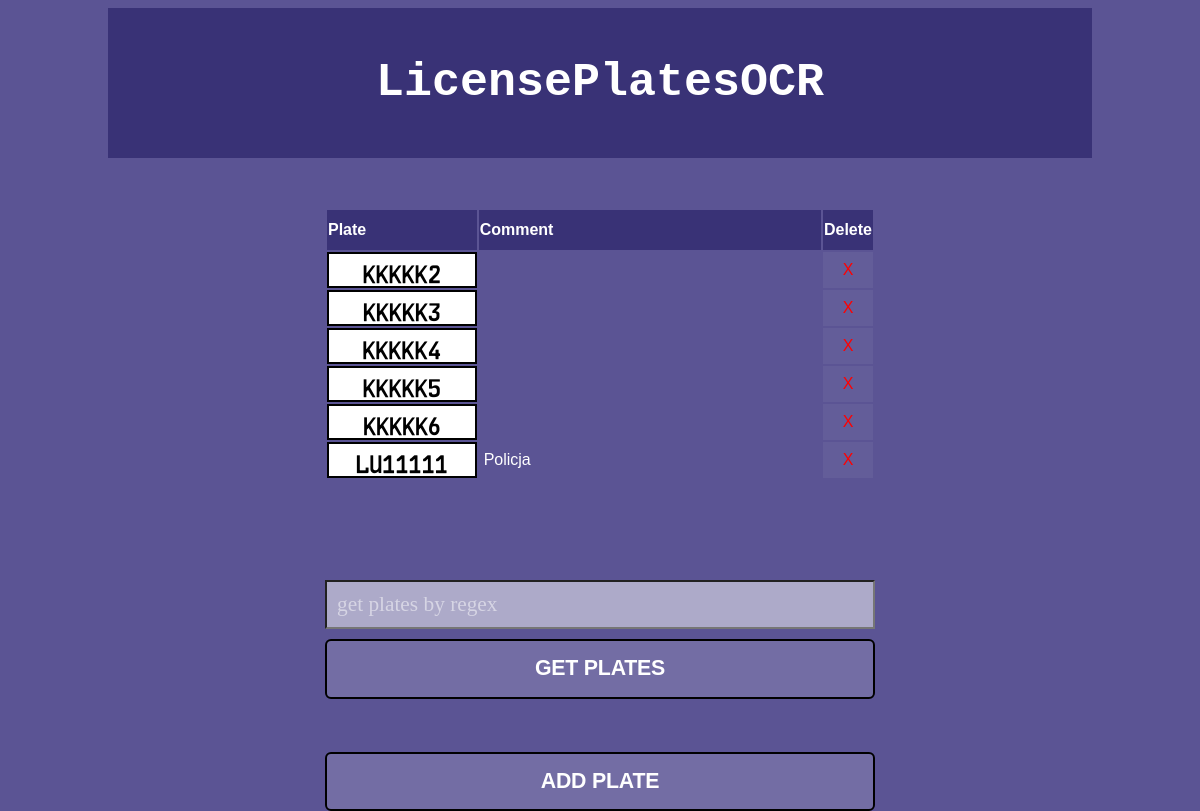
Page /license_management (signed in) on the committed database.
### app.py (models this page shows, shortened)
class LicensePlate(db.Model):
    id = db.Column(db.Integer, primary_key=True, autoincrement=True)
    plate_nb = db.Column(db.String(80), unique=True, nullable=False)
    user_id = db.Column(db.Integer, db.ForeignKey('user.id'), nullable=False)
    comment = db.Column(db.String(80), nullable=False)

### app.py (the view)
@app.route('/license_management', methods=['POST', 'GET'])
@login_required
def license_management():
    plates = get_all_plates_for_user(LicensePlate=LicensePlate, user_id=current_user.id)
    if request.method == 'POST':
        regex = request.form['regex_search']
        regex = base64.b64encode(regex.encode('utf-8'))
        return redirect(url_for("get_plates_by_regex", regex=regex))
    return render_template('license_management.html', page_title="Admin Panel", plates=plates)

### app.py (called while the page is built)
@login_manager.user_loader
def load_user(user_id):
    return User.query.get(int(user_id))

### src/utils/db_utils.py (called while the page is built)
def get_all_plates_for_user(LicensePlate, user_id):
    return LicensePlate.query.filter_by(user_id=user_id).all()

### src/templates/license_management.html (shortened to what this page needs)
<head>
    <link rel="stylesheet" type="text/css" href="{{ url_for('static',filename='style.css') }}">
</head>
<body>
    <div class="content">
        <div class="header"><a href="{{ url_for('index') }}">LicensePlatesOCR</a></div>
        <div class="management-box">
            <table class="plate-table">
                <tr>
                    <th class="plate-header">Plate</th>
                    <th class="comment-header">Comment</th>
                    <th class="delete-header">Delete</th>
                </tr>
            {% for plate in plates %}
                <tr>
                    <td class="plate">{{ plate.plate_nb }}</td>
                    <td class="comment">{{ plate.comment }}</td>
                    <td class="delete"><a href="{{ url_for('delete_plate', plate_nb=plate.plate_nb) }}">X</a></td>
                </tr>
            {% endfor %}
            </table>
            <form method="POST">
                <div class="field"><input type="text" name="regex_search" placeholder="get plates by regex"></div>
                <button type="submit" class="button-80">GET PLATES</button>
            </form>
            <br>
            <a href="{{ url_for('add_plate') }}"><button name="add_plate" class="button-80">ADD PLATE</button></a>
        </div>
    </div>
</body>

### static/style.css (style rules this page uses)
body { font-family: Verdana, sans-serif; font-size: 20; background-color: #5B5494; }
.content { margin-left: 100px; margin-right: 100px; height: 100%; }
.header { font-family: Courier New, sans-serif; width: 100%; background-color: #393276; height: 150px; line-height: 150px; text-align: center; font-size: 35pt; color: white; font-weight: bold; }
.header a { color: white; text-decoration: none; }
.management-box { text-align: center; margin-top: 50px; }
.management-box input { width: 550px; margin-top: 100px; }
.management-box button { width: 550px; margin-top: 10px; }
.management-box table { text-align: center; width: 550px; margin-left: auto; margin-right: auto; }
.plate { border: 2px solid black; background-color: white; font-family: FE-Font; font-size: 15pt; height: 30px; line-height: 30px; width: 150px; }
.plate-table th { background-color: #393276; height: 40px; text-align: left; color: white; }
.comment { width: 365px; text-align: left; color: white; padding: 5px; }
.delete { width: 35px; background: rgba(255, 255, 255, 0.05); }
.delete a { text-decoration: none; color: red; }
.plate-header { width: 150px; }
.comment-header { width: 365px; }
.delete-header { width: 35px; }
.field input { font-family: Verdana; background: rgba(255, 255, 255, 0.5); font-size: 16pt; padding: 10px; }
::placeholder { color: rgba(255, 255, 255, 0.5); }
.button-80 { background: rgba(255, 255, 255, 0.15); border-radius: .375rem; border-style: solid; border-width: .125rem; box-sizing: border-box; color: white; cursor: pointer; display: inline-block; font-family: Verdana,sans-serif; font-size: 16pt; font-weight: 700; letter-spacing: -.01em; line-height: 1.3; padding: .875rem 1.125rem; position: relative; text-align: center; text-decoration: none; transform: translateZ(0) scale(1); transition: transform .2s; user-select: none; -webkit-user-select: none; touch-action: manipulation; }

### rows in the picture
LicensePlate: plate_nb "KKKKK2"
LicensePlate: plate_nb "KKKKK3"
LicensePlate: plate_nb "KKKKK4"
LicensePlate: plate_nb "KKKKK5"
LicensePlate: plate_nb "KKKKK6"
LicensePlate: plate_nb "LU11111", comment "Policja"
